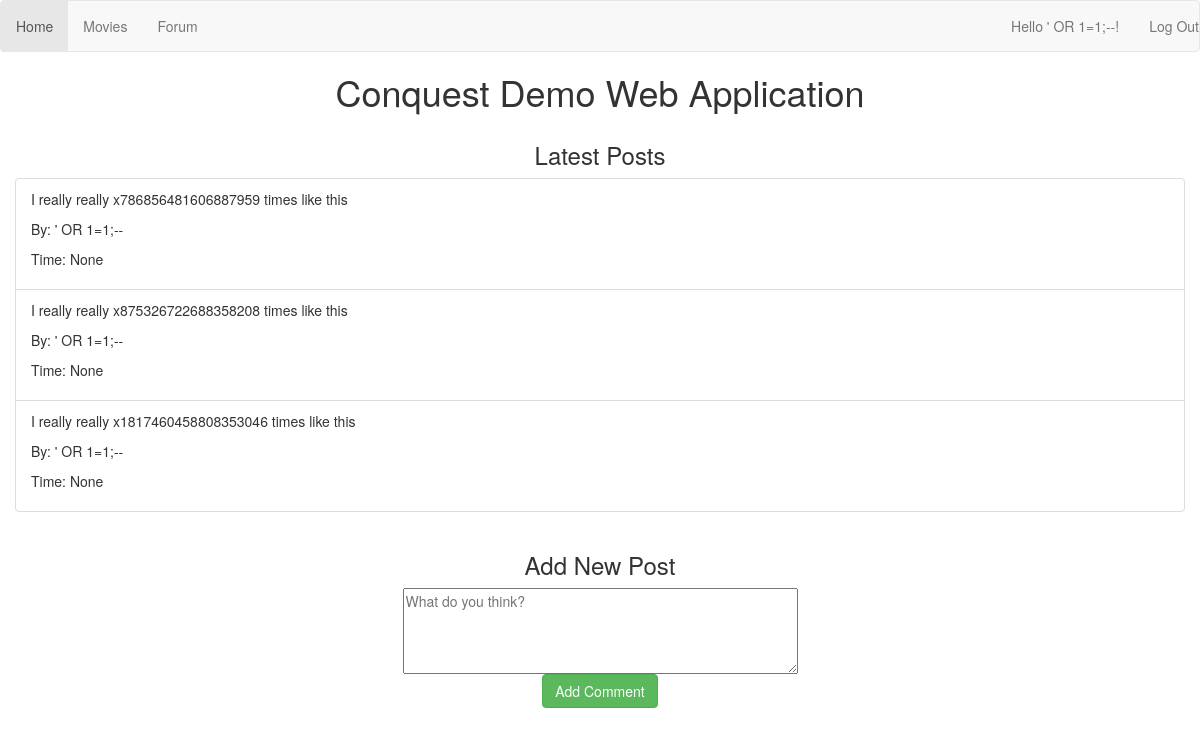
/forum (signed in), run on an earlier commit of the app's database.
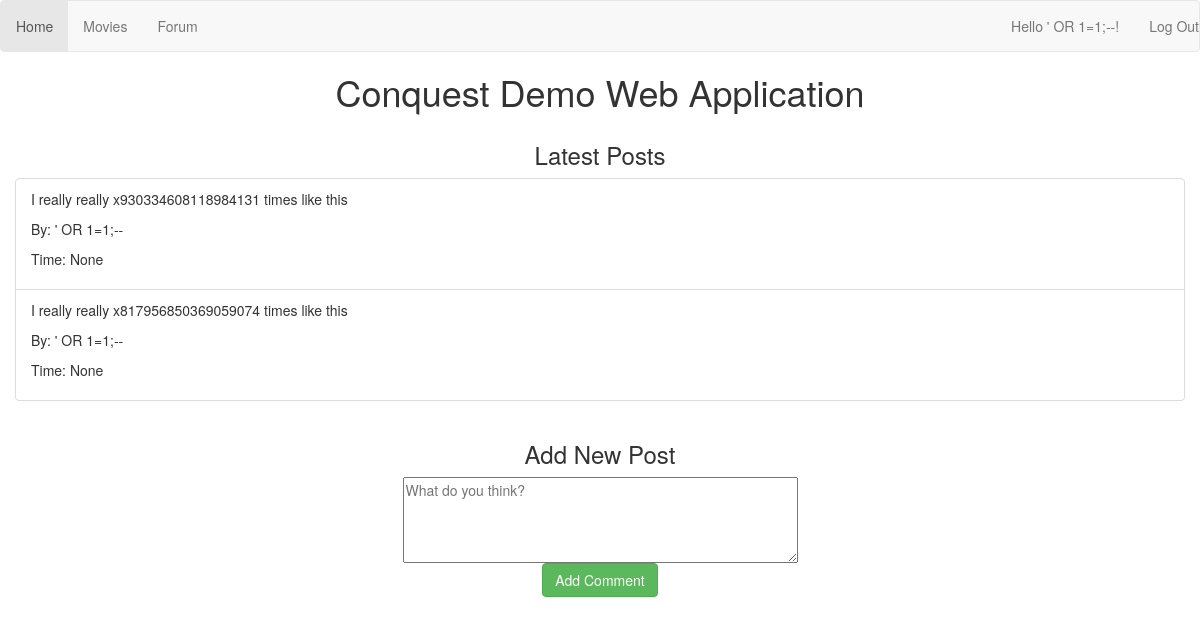
And on a later commit of the database.
### app/models.py (models this page shows, shortened)
class User(db.Model):
	id = db.Column(db.Integer, primary_key=True)
	first_name = db.Column(db.String(64), index=True)
	last_name = db.Column(db.String(64), index=True)
	email = db.Column(db.String(120), index=True, unique=True)
	password = db.Column(db.String(64), index=True)
	posts = db.relationship('Post', backref='author', lazy='dynamic')
	@property
	def is_authenticated(self):
		return True

class Post(db.Model):
	id = db.Column(db.Integer, primary_key = True)
	body = db.Column(db.String(140))
	timestamp = db.Column(db.DateTime)
	user_id = db.Column(db.Integer, db.ForeignKey('user.id'))

### app/views.py (the view, shortened to what this page needs)
@app.route('/forum', methods=['GET', 'POST'])
@login_required
def posts():
	posts = Post.query.all()
	return render_template("forum.html", posts=reversed(posts))

### app/views.py (called while the page is built)
@app.before_request
def before_request():
    g.user = current_user

@lm.user_loader
def load_user(user_id):
	return User.query.get(int(user_id))

### app/templates/forum.html
{% extends "base.html" %}
{% block content %}
<div class="container">
	<div class="row">
		<center><h3>Latest Posts</h3></center>
	</div>
	<div class="row">
		{% autoescape false %}
			<ul class="list-group">
				{% for post in posts %}
					<li class="list-group-item">
		           		<p> {{post.body}}</p>
			           	<p> By: {{post.author.first_name}}</p>
			           	<p> Time: {{post.timestamp}}</p>
					</li>
			    {% endfor %}
		{% endautoescape %}
	</div>
	<div class="row">
		<center><h3>Add New Post</h3></center>
	</div>
    <form method="POST">
    	<div class="row">
			<center>
				<textarea rows="4" cols="50" id="body" name="body" placeholder="What do you think?"></textarea>
			</center>
		</div>
		<div class="row">
			<center>
				<button type="submit" class="btn btn-success green">Add Comment</button>
			</center>
		</div>
	</form>
</div>
{% endblock %}

### app/templates/base.html (shortened to what this page needs)
<html>
	<link rel="stylesheet" href="https://maxcdn.bootstrapcdn.com/bootstrap/3.3.7/css/bootstrap.min.css">
	<link rel="stylesheet" href="http://fontawesome.io/assets/font-awesome/css/font-awesome.css">
	<head>
	</head>
	<body id="wrapper">
		<nav class="navbar navbar-default">
			<ul class="nav navbar-nav navbar-left">
				<li role="presentation" class="active"><a href="/">Home</a></li>
				<li role="presentation"><a href="/movies">Movies</a></li>
				{% if current_user.is_authenticated %}
					<li role="presentation"><a href="/forum">Forum</a></li>
				{% else %}
					<li role="presentation"><a href="/login">Log In</a></li>
					<li role="presentation"><a href="/register">Register</a></li>
				{% endif %}
			</ul>
		    <ul class="nav navbar-nav navbar-right" >
		    	{% if current_user.is_authenticated %}
  				<li><p class="navbar-text">Hello {{current_user.first_name}}!</p></li>
  				<li role="presentation"><a href="/logout">Log Out</a></li>
  				{% endif %}
			</ul>
		</nav>
		<h1><center>Conquest Demo Web Application</center></h1>
		{% block content %}{% endblock %}
	</body>
</html>

What changed in the data, as far as the page shows it:
removed Post: body "I really really x786856481606887959 times like this", author.first_name "' OR 1=1;--", timestamp "None"
changed Post: body "I really really x875326722688358208 times like this" → "I really really x930334608118984131 times like this"
changed Post: body "I really really x1817460458808353046 times like this" → "I really really x817956850369059074 times like this"
